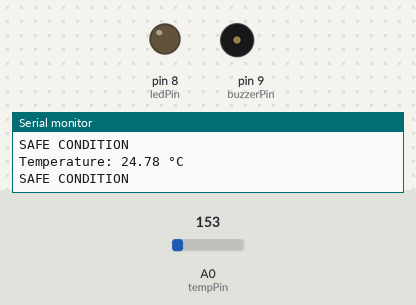
A sketch run on a simulated Arduino Uno, built with avr-gcc and run on an emulated ATmega328P. Shown: output pins drawn as LEDs (lit = HIGH), buzzer (waves = sounding), the last lines printed to the serial monitor. The test bench sets the inputs (shaded band); at power-on: A0 (tempPin) = 153.

Above: at 1.8 s.
1.9 s: A0 (tempPin) set to 164
3.4 s: A0 (tempPin) set to 181
At 4.6 s:
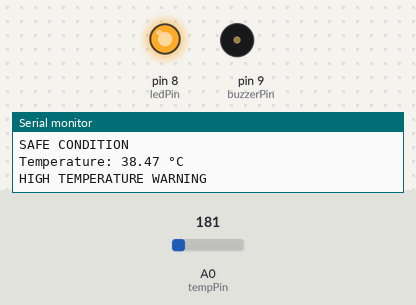
5.5 s: A0 (tempPin) set to 191
At 7.2 s:
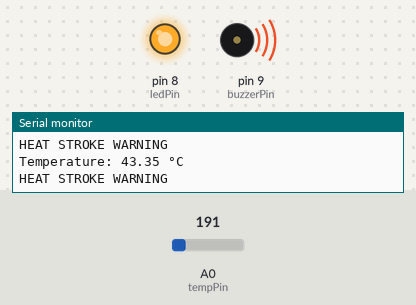
7.5 s: A0 (tempPin) set to 175
At 9.0 s:
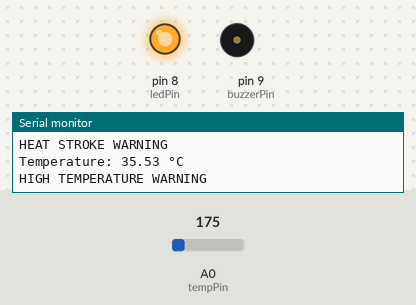
9.5 s: A0 (tempPin) set to 165
At 10.5 s:
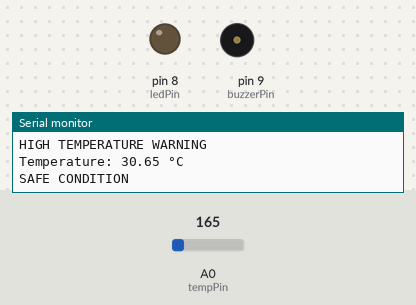
Timing chart, 0 to 12.5 s (numbered marks = the images above; inputs shaded):
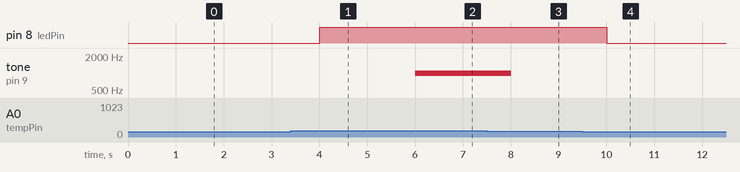

Measured:
- the behaviour switches between 173 and 174 on A0 (tempPin) (found by bisection; images 0 and 1)
- after the input at 3.4 s, pin 8 (ledPin): LOW → HIGH after 0.60 s
- after the input at 5.5 s, tone on pin 9 (buzzerPin): silent → 1000 Hz after 0.51 s
- after the input at 7.5 s, tone on pin 9 (buzzerPin): 1000 Hz → silent after 0.51 s
- after the input at 9.5 s, pin 8 (ledPin): HIGH → LOW after 0.51 s

The sketch:

Heatshield.ino
```cpp
const int tempPin = A0;      // TMP36 sensor connected to A0
const int ledPin = 8;        // LED connected to D8
const int buzzerPin = 9;     // Buzzer connected to D9
void setup()
{
  pinMode(ledPin, OUTPUT);
  pinMode(buzzerPin, OUTPUT);
  Serial.begin(9600);
}
void loop()
{
  // Read temperature sensor value
  int reading = analogRead(tempPin);

  // Convert sensor reading into voltage
  float voltage = reading * (5.0 / 1023.0);

  // Convert voltage into temperature (°C)
  float temperatureC = (voltage - 0.5) * 100.0;

  // Display temperature on Serial Monitor
  Serial.print("Temperature: ");
  Serial.print(temperatureC);
  Serial.println(" °C");

  // Critical Condition: Heat Stroke Warning
  if (temperatureC >= 40)
 {
    digitalWrite(ledPin, HIGH);
    tone(buzzerPin, 1000);
    Serial.println("HEAT STROKE WARNING");
  }

  // High Temperature Warning
  else if (temperatureC >= 35)
{
    digitalWrite(ledPin, HIGH);
    noTone(buzzerPin);
    Serial.println("HIGH TEMPERATURE WARNING");
  }

  // Safe Condition
  else
{
    digitalWrite(ledPin, LOW);
    noTone(buzzerPin);
    Serial.println("SAFE CONDITION");
  }
  delay(1000);
}
```
